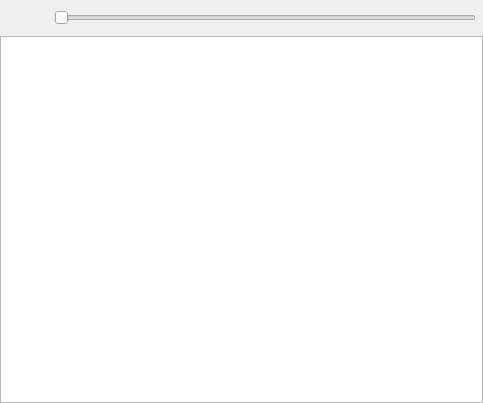
<?xml version="1.0" encoding="UTF-8"?>
<ui version="4.0">
 <class>ScoreEditor</class>
 <widget class="QWidget" name="ScoreEditor">
  <property name="geometry">
   <rect>
    <x>0</x>
    <y>0</y>
    <width>483</width>
    <height>403</height>
   </rect>
  </property>
  <property name="windowTitle">
   <string>Score Editor</string>
  </property>
  <layout class="QVBoxLayout" name="verticalLayout" stretch="0,1">
   <property name="spacing">
    <number>0</number>
   </property>
   <property name="margin">
    <number>0</number>
   </property>
   <item>
    <layout class="QHBoxLayout" name="horizontalLayout">
     <property name="spacing">
      <number>7</number>
     </property>
     <property name="margin">
      <number>7</number>
     </property>
     <item>
      <widget class="QPushButton" name="pushButton">
       <property name="text">
        <string/>
       </property>
       <property name="icon">
        <iconset resource="resource.qrc">
         <normaloff>:/icons/Media-Play-48.png</normaloff>:/icons/Media-Play-48.png</iconset>
       </property>
       <property name="iconSize">
        <size>
         <width>32</width>
         <height>32</height>
        </size>
       </property>
       <property name="flat">
        <bool>true</bool>
       </property>
      </widget>
     </item>
     <item>
      <widget class="QSlider" name="horizontalSlider">
       <property name="styleSheet">
        <string notr="true"/>
       </property>
       <property name="orientation">
        <enum>Qt::Horizontal</enum>
       </property>
      </widget>
     </item>
    </layout>
   </item>
   <item>
    <widget class="QGraphicsView" name="graphicsView"/>
   </item>
  </layout>
 </widget>
 <resources>
  <include location="resource.qrc"/>
 </resources>
 <connections/>
</ui>
